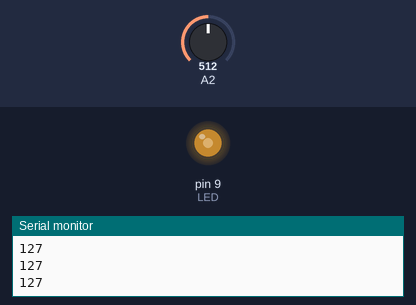
The sketch below on a simulated Arduino Uno, built with avr-gcc and run on an emulated ATmega328P. Parts: output pins drawn as LEDs (lit = HIGH), the last lines printed to the serial monitor. The test bench sets the inputs (shaded band); at power-on: A2 = 512.

Above: at 1.2 s.
1.3 s: A2 set to 716
At 1.9 s:
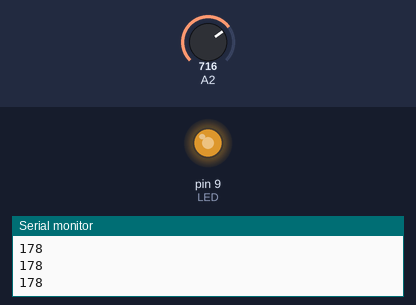
2.8 s: A2 set to 900
At 4.0 s:
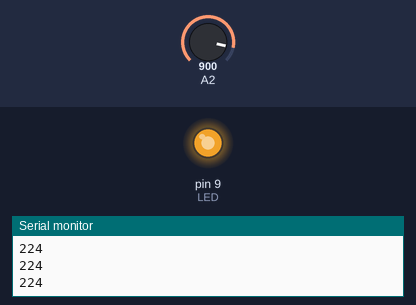
4.3 s: A2 set to 122
At 5.3 s:
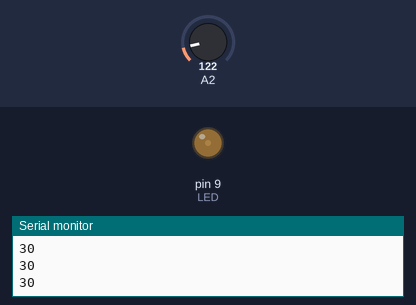
5.8 s: A2 set to 0
At 6.3 s:
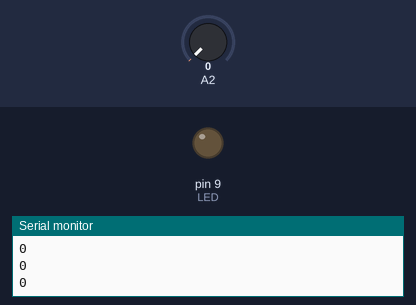
7.3 s: A2 set to 511
At 7.6 s:
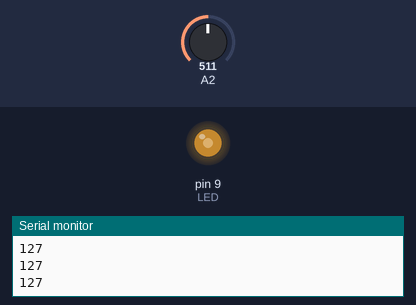
Timing chart, 0 to 9.8 s (numbered marks = the images above; inputs shaded):
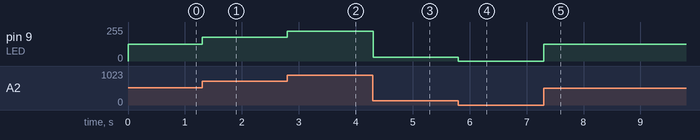

Measured:
- after the input at 1.3 s, pin 9 (LED): 127/255 → 178/255 at once
- after the input at 2.8 s, pin 9 (LED): 178/255 → 224/255 at once
- after the input at 4.3 s, pin 9 (LED): 224/255 → 30/255 at once
- after the input at 5.8 s, pin 9 (LED): 30/255 → 0/255 at once
- after the input at 7.3 s, pin 9 (LED): 0/255 → 127/255 at once

The sketch:

Ques10.ino
```cpp
int value;
int outputValue = 0;

void setup()
{
  pinMode(A2, INPUT);
  pinMode(9, OUTPUT);//LED
  Serial.begin(9600);
}

void loop()
{
  value = analogRead(A2);
  outputValue = map(value, 0, 1023, 0, 255);
  analogWrite(9, outputValue);//Change LED according to potentiometer
  Serial.println(outputValue);
  delay(2);
}
```
